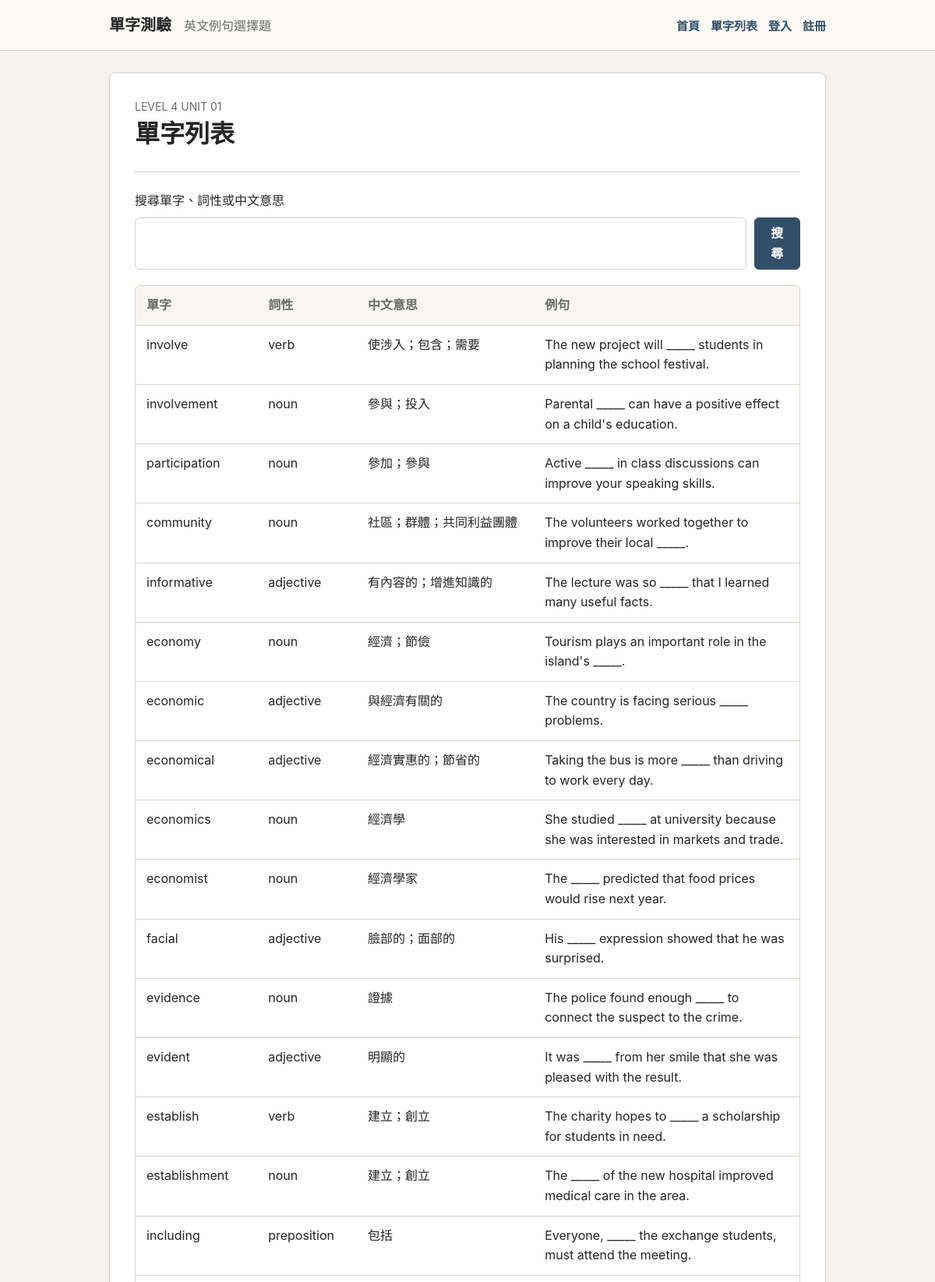
Page /sets/level-4-unit-01/words/ (upper part) on the committed database.
### vocabulary/models.py (models this page shows, shortened)
class TimeStampedModel(models.Model):
    created_at = models.DateTimeField(auto_now_add=True)
    updated_at = models.DateTimeField(auto_now=True)
    class Meta:
        abstract = True

class VocabularySet(TimeStampedModel):
    title = models.CharField(max_length=120)
    slug = models.SlugField(unique=True)
    level = models.PositiveIntegerField()
    unit = models.PositiveIntegerField()
    description = models.TextField(blank=True)
    is_published = models.BooleanField(default=True)
    class Meta:
        ordering = ["level", "unit", "title"]

class VocabularySetItem(models.Model):
    vocabulary_set = models.ForeignKey(
        VocabularySet, on_delete=models.CASCADE, related_name="items"
    )
    word_sense = models.ForeignKey(
        WordSense, on_delete=models.CASCADE, related_name="set_items"
    )
    order = models.PositiveIntegerField(default=0)
    class Meta:
        ordering = ["order", "id"]
        constraints = [
            models.UniqueConstraint(
                fields=["vocabulary_set", "word_sense"],
                name="unique_vocabulary_set_item",
            )
        ]

class WordSense(TimeStampedModel):
    PARTS_OF_SPEECH = [
        ("verb", "verb"),
        ("noun", "noun"),
        ("adjective", "adjective"),
        ("adverb", "adverb"),
        ("preposition", "preposition"),
        ("other", "other"),
    ]
    word = models.ForeignKey(Word, on_delete=models.CASCADE, related_name="senses")
    part_of_speech = models.CharField(max_length=20, choices=PARTS_OF_SPEECH)
    meaning_zh = models.CharField(max_length=255)
    note = models.TextField(blank=True)
    class Meta:
        ordering = ["word__normalized_text", "part_of_speech", "meaning_zh"]
        constraints = [
            models.UniqueConstraint(
                fields=["word", "part_of_speech", "meaning_zh"],
                name="unique_word_sense",
            )
        ]

class Word(TimeStampedModel):
    text = models.CharField(max_length=120)
    normalized_text = models.CharField(max_length=120, unique=True, editable=False)
    class Meta:
        ordering = ["normalized_text"]

class Question(TimeStampedModel):
    SENTENCE_CHOICE = "sentence_choice"
    vocabulary_set = models.ForeignKey(
        VocabularySet, on_delete=models.CASCADE, related_name="questions"
    )
    word_sense = models.ForeignKey(
        WordSense, on_delete=models.PROTECT, related_name="questions"
    )
    source_id = models.CharField(max_length=60, blank=True)
    question_type = models.CharField(max_length=40, default=SENTENCE_CHOICE)
    prompt = models.TextField()
    explanation = models.TextField(blank=True)
    is_active = models.BooleanField(default=True)
    class Meta:
        ordering = ["vocabulary_set", "source_id", "id"]
        constraints = [
            models.UniqueConstraint(
                fields=["vocabulary_set", "source_id"],
                name="unique_question_source",
            )
        ]

### vocabulary/views.py (the view)
# urls.py: path("sets/<slug:slug>/words/", views.word_list, name="word_list"),
def word_list(request, slug):
    vocabulary_set = get_object_or_404(VocabularySet, slug=slug, is_published=True)
    query = request.GET.get("q", "").strip()
    items = vocabulary_set.items.select_related("word_sense", "word_sense__word").order_by(
        "order"
    )
    if query:
        items = items.filter(
            Q(word_sense__word__text__icontains=query)
            | Q(word_sense__meaning_zh__icontains=query)
            | Q(word_sense__part_of_speech__icontains=query)
        )
    question_prompts = {
        question.word_sense_id: question.prompt
        for question in vocabulary_set.questions.filter(is_active=True)
    }
    rows = [
        {"item": item, "prompt": question_prompts.get(item.word_sense_id, "")}
        for item in items
    ]
    return render(
        request,
        "vocabulary/word_list.html",
        {"vocabulary_set": vocabulary_set, "rows": rows, "query": query},
    )

### vocabulary/context_processors.py (called while the page is built)
def site_state(request):
    return {
        "primary_vocabulary_set": VocabularySet.objects.filter(is_published=True)
        .order_by("level", "unit")
        .first(),
        "heartbeat_interval_ms": settings.HEARTBEAT_INTERVAL_SECONDS * 1000,
    }

### templates/vocabulary/word_list.html (shortened to what this page needs)
{% extends "base.html" %}
{% block content %}
<section class="paper">
  <div class="page-heading">
    <p class="eyebrow">{{ vocabulary_set.title }}</p>
    <h1>單字列表</h1>
  </div>
  <form class="search-form" method="get">
    <label for="word-search">搜尋單字、詞性或中文意思</label>
    <div>
      <input id="word-search" type="search" name="q" value="{{ query }}">
      <button class="button button--small" type="submit">搜尋</button>
    </div>
  </form>
  <div class="word-table" role="table" aria-label="單字列表">
    <div class="word-table__head" role="row">
      <span role="columnheader">單字</span>
      <span role="columnheader">詞性</span>
      <span role="columnheader">中文意思</span>
      <span role="columnheader">例句</span>
    </div>
    {% for row in rows %}
      <div class="word-table__row" role="row">
        <span role="cell" data-label="單字">{{ row.item.word_sense.word.text }}</span>
        <span role="cell" data-label="詞性">{{ row.item.word_sense.part_of_speech }}</span>
        <span role="cell" data-label="中文意思">{{ row.item.word_sense.meaning_zh }}</span>
        <span role="cell" data-label="例句">{{ row.prompt }}</span>
      </div>
    {% empty %}
      <p class="empty">沒有符合搜尋條件的單字。</p>
    {% endfor %}
  </div>
</section>
{% endblock %}

### static/vocabulary/css/site.css (style rules this page uses)
:root { --page-bg: #f5f3ee; --paper: #ffffff; --text: #252525; --muted-text: #6b6b6b; --border: #d8d5ce; --primary: #334e68; --primary-hover: #263f56; --correct-bg: #eef6ee; --wrong-bg: #fbefef; --warning-bg: #fff8e6; --focus: #7a9abb; }
* { box-sizing: border-box; }
body { margin: 0; background: var(--page-bg); color: var(--text); font-family: -apple-system, BlinkMacSystemFont, "Segoe UI", "Noto Sans TC", "Microsoft JhengHei", Arial, sans-serif; line-height: 1.6; }
button, input { font: inherit; }
input[type="text"], input[type="email"], input[type="password"], input[type="search"] { border: 1px solid var(--border); border-radius: 6px; padding: 9px 10px; }
.site-subtitle, .eyebrow, .page-heading p, .set-row p, .quiz-heading p, .summary-note { color: var(--muted-text); }
.paper { background: var(--paper); border: 1px solid var(--border); border-radius: 8px; box-shadow: 0 2px 10px rgba(50, 45, 38, 0.05); padding: 32px; }
.page-heading { border-bottom: 1px solid var(--border); padding-bottom: 20px; margin-bottom: 24px; }
.eyebrow { margin: 0 0 4px; font-size: 14px; letter-spacing: 0; text-transform: uppercase; }
h1, h2, p { margin-top: 0; }
h1 { margin-bottom: 8px; font-size: 32px; line-height: 1.25; }
.button { display: inline-flex; justify-content: center; align-items: center; min-height: 44px; border: 1px solid var(--primary); border-radius: 6px; background: var(--primary); color: #ffffff; padding: 9px 18px; font-weight: 700; text-decoration: none; cursor: pointer; }
.button--small { min-height: 40px; padding: 7px 14px; }
.search-form { display: grid; gap: 8px; margin-bottom: 20px; }
.search-form div { display: flex; gap: 10px; }
.search-form input { width: 100%; border: 1px solid var(--border); border-radius: 6px; padding: 9px 10px; }
.word-table { border: 1px solid var(--border); border-radius: 6px; overflow: hidden; }
.word-table__head, .word-table__row { display: grid; grid-template-columns: 1fr 0.8fr 1.5fr 2.2fr; gap: 14px; padding: 12px 14px; }
.word-table__head { background: #f7f6f2; color: var(--muted-text); font-weight: 700; }
.word-table__row { border-top: 1px solid var(--border); }

### rows in the picture
VocabularySet: title "LEVEL 4 UNIT 01"
VocabularySetItem: item.word_sense.word.text "involve", item.word_sense.part_of_speech "verb", item.word_sense.meaning_zh "使涉入；包含；需要", prompt "The new project will _____ students in planning the school festival."
VocabularySetItem: item.word_sense.word.text "involvement", item.word_sense.part_of_speech "noun", item.word_sense.meaning_zh "參與；投入", prompt "Parental _____ can have a positive effect on a child's education."
VocabularySetItem: item.word_sense.word.text "participation", item.word_sense.part_of_speech "noun", item.word_sense.meaning_zh "參加；參與", prompt "Active _____ in class discussions can improve your speaking skills."
VocabularySetItem: item.word_sense.word.text "community", item.word_sense.part_of_speech "noun", item.word_sense.meaning_zh "社區；群體；共同利益團體", prompt "The volunteers worked together to improve their local _____."
VocabularySetItem: item.word_sense.word.text "informative", item.word_sense.part_of_speech "adjective", item.word_sense.meaning_zh "有內容的；增進知識的", prompt "The lecture was so _____ that I learned many useful facts."
VocabularySetItem: item.word_sense.word.text "economy", item.word_sense.part_of_speech "noun", item.word_sense.meaning_zh "經濟；節儉", prompt "Tourism plays an important role in the island's _____."
VocabularySetItem: item.word_sense.word.text "economic", item.word_sense.part_of_speech "adjective", item.word_sense.meaning_zh "與經濟有關的", prompt "The country is facing serious _____ problems."
VocabularySetItem: item.word_sense.word.text "economical", item.word_sense.part_of_speech "adjective", item.word_sense.meaning_zh "經濟實惠的；節省的", prompt "Taking the bus is more _____ than driving to work every day."
VocabularySetItem: item.word_sense.word.text "economics", item.word_sense.part_of_speech "noun", item.word_sense.meaning_zh "經濟學", prompt "She studied _____ at university because she was interested in markets and trade."
VocabularySetItem: item.word_sense.word.text "economist", item.word_sense.part_of_speech "noun", item.word_sense.meaning_zh "經濟學家", prompt "The _____ predicted that food prices would rise next year."
VocabularySetItem: item.word_sense.word.text "facial", item.word_sense.part_of_speech "adjective", item.word_sense.meaning_zh "臉部的；面部的", prompt "His _____ expression showed that he was surprised."
VocabularySetItem: item.word_sense.word.text "evidence", item.word_sense.part_of_speech "noun", item.word_sense.meaning_zh "證據", prompt "The police found enough _____ to connect the suspect to the crime."
VocabularySetItem: item.word_sense.word.text "evident", item.word_sense.part_of_speech "adjective", item.word_sense.meaning_zh "明顯的", prompt "It was _____ from her smile that she was pleased with the result."
VocabularySetItem: item.word_sense.word.text "establish", item.word_sense.part_of_speech "verb", item.word_sense.meaning_zh "建立；創立", prompt "The charity hopes to _____ a scholarship for students in need."
VocabularySetItem: item.word_sense.word.text "establishment", item.word_sense.part_of_speech "noun", item.word_sense.meaning_zh "建立；創立", prompt "The _____ of the new hospital improved medical care in the area."
VocabularySetItem: item.word_sense.word.text "including", item.word_sense.part_of_speech "preposition", item.word_sense.meaning_zh "包括", prompt "Everyone, _____ the exchange students, must attend the meeting."
